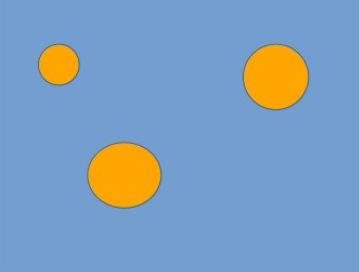
%> input picture Image Processing (Octave)/Sample Image/Capture1.PNG, 359 x 272 px
$ octave 'Octave Code.m'   (GNU Octave 9; MATLAB toolbox functions it lacks are replaced by stand-ins)
%> lines starting %> are read from the running program, lines starting %| are printed output that depends on the picture; in (x1, y1, x2, y2) boxes, pixels count from 0 and x2, y2 are one past the last pixel; in counts of white or black regions, pixels touching at a corner belong together; the program's own positions count from 1
pkg load image             %Image package has been provided in the folder please install

var = input("Enter the image file name : ");
%> the answer given: 'Sample Image/Capture1.PNG'


I=imread(var);             % Image reading step
%> I is the input picture: size 272x359x3 uint8; mean R, G, B 126.1, 158.3, 189.6
%imshow(I)

I=rgb2gray(I);                     %Here we convert RGB image to Grayscale image
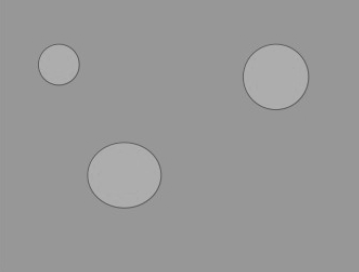
%> I: size 272x359 uint8; min 96, max 180, mean 152.5
%imshow(I)

J=im2bw(I,graythresh(I));       %Now we convert this grayscale image to a black and white image(binary) image
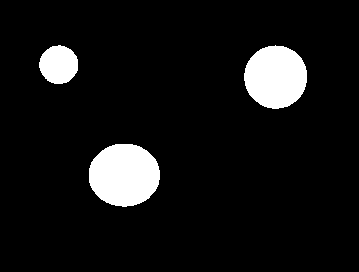
%> J: size 272x359 logical; 8% white; 3 white regions, box (x1, y1, x2, y2) and area: (89, 144, 160, 207) 3538, (244, 45, 307, 109) 3130, (39, 45, 78, 84) 1178
%imshow(J)

Img_without_holes = imfill(J,'holes');    %Now imfill is used to detect and clear holes in the image


Img_without_holes = medfilt2(Img_without_holes); %Now using medianfilter the noise is removed
%> Img_without_holes: size 272x359 logical; 8% white; 3 white regions, box (x1, y1, x2, y2) and area: (89, 144, 160, 207) 3538, (244, 46, 307, 109) 3129, (39, 45, 78, 84) 1177


[L,N] = bwlabel(Img_without_holes);   %Now we apply labels for each connected components in binary image and store it in [L,N]
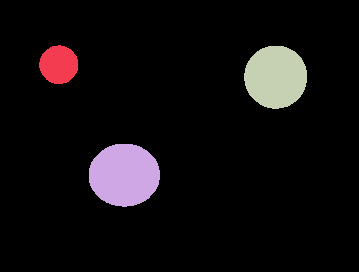
%> L: size 272x359 double; 4 distinct labels, from 0 to 3; one colour per label, 0 black
%> N = 3
				       %N stores the number to holes detected(or the no. of connected objects found)
					%L is the label matrix
printf("The number of objects different from the background are = %d\n",N)
%| The number of objects different from the background are = 3

$ run again, on Image Processing (Octave)/Sample Image/Capture3.PNG
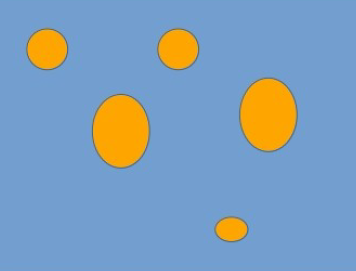
%> input picture Image Processing (Octave)/Sample Image/Capture3.PNG, 356 x 271 px
%> I is the input picture: size 271x356x3 uint8; mean R, G, B 128, 158.3, 186.5
%> I: size 271x356 uint8
%> `J=im2bw(I,graythresh(I));`:
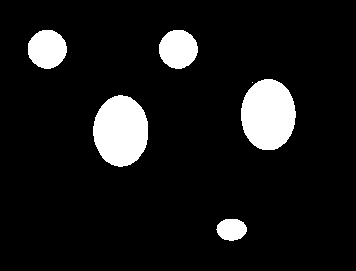
%> J: size 271x356 logical; 9.4% white; 6 white regions (1 under 20 px), largest, box (x1, y1, x2, y2) and area: (93, 95, 148, 167) 3084, (241, 79, 296, 150) 3070, (28, 30, 67, 69) 1187, (159, 30, 198, 69) 1185, (216, 219, 247, 241) 527
%> Img_without_holes: size 271x356 logical; 9.4% white; 5 white regions, box (x1, y1, x2, y2) and area: (93, 95, 148, 167) 3084, (241, 79, 296, 150) 3070, (28, 30, 67, 69) 1187, (159, 30, 198, 69) 1185, (217, 219, 247, 241) 525
%> `[L,N] = bwlabel(Img_without_holes);`:
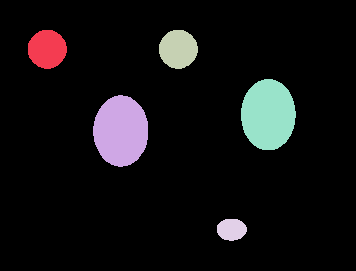
%> L: size 271x356 double; 6 distinct labels, from 0 to 5; one colour per label, 0 black
%> N = 5
%| The number of objects different from the background are = 5
